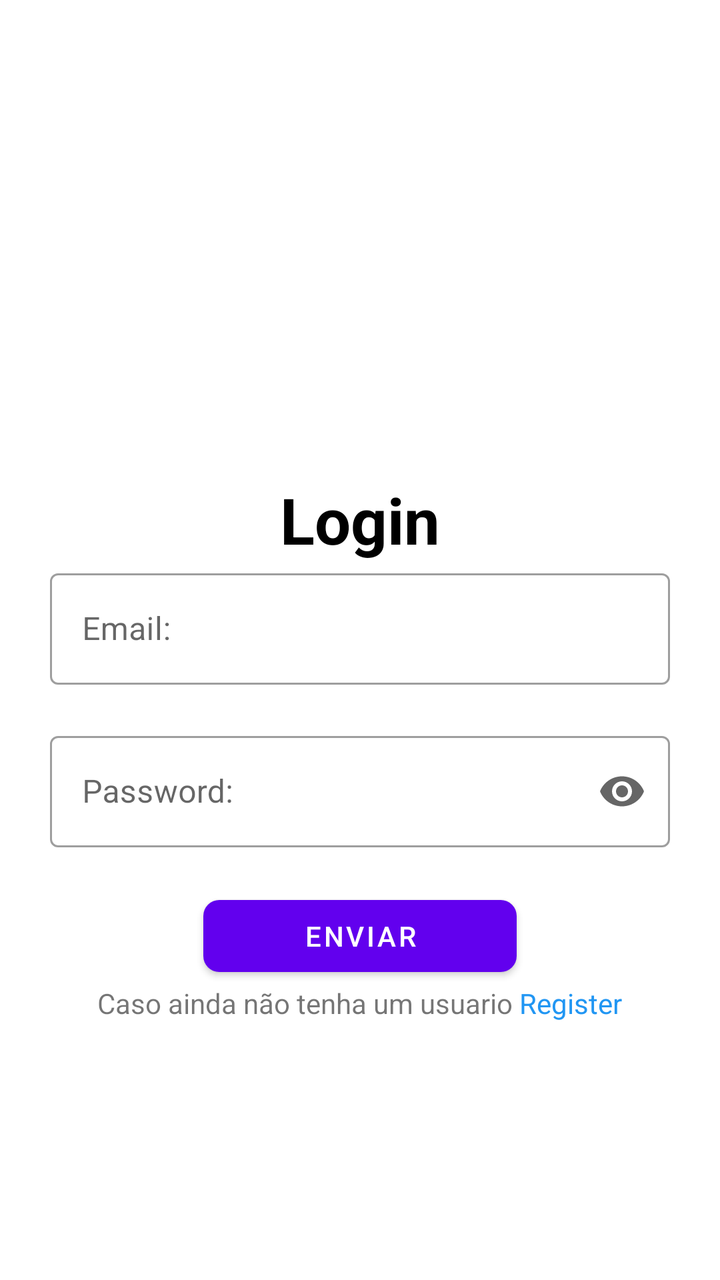
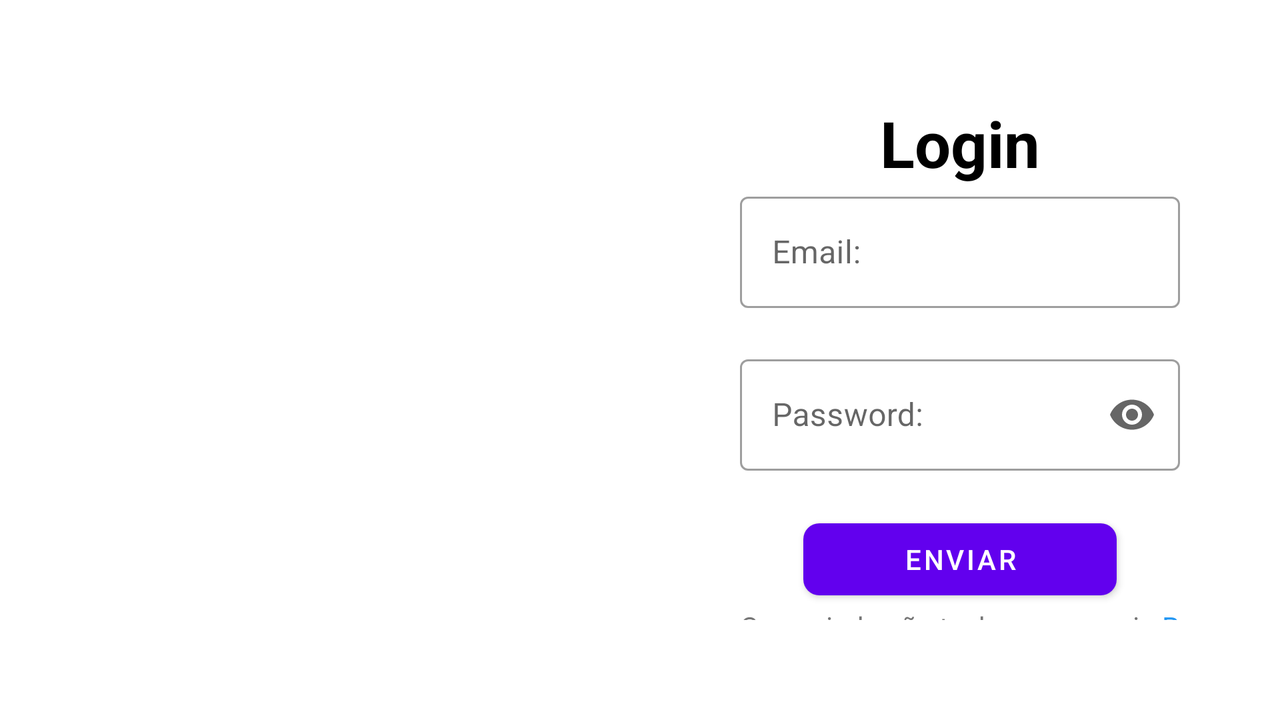

Compare how this app lays out the same screen by default and in its alternative resource folder. The renders come first, then the two layout files and the values they reference.
<!-- AndroidManifest.xml: application theme Theme.ProjetoLogin -->
<!-- res/layout/activity_login.xml -->
<?xml version="1.0" encoding="utf-8"?>
<LinearLayout xmlns:android="http://schemas.android.com/apk/res/android"
    xmlns:app="http://schemas.android.com/apk/res-auto"
    android:orientation="vertical"
    android:layout_width="match_parent"
    android:layout_height="match_parent">

    <LinearLayout
        android:layout_width="match_parent"
        android:layout_height="0dp"
        android:layout_weight="1">

        <ImageView
            android:src="@drawable/logo_android"
            android:layout_width="match_parent"
            android:layout_height="match_parent"
            android:layout_margin="50dp"/>

    </LinearLayout>
    <LinearLayout
        android:layout_width="match_parent"
        android:layout_height="0dp"
        android:layout_weight="2">

        <LinearLayout
            android:layout_width="match_parent"
            android:layout_height="match_parent"
            android:layout_margin="25dp"
            android:gravity="top|center"
            android:orientation="vertical">

            <TextView
                android:layout_width="match_parent"
                android:layout_height="wrap_content"
                android:textSize="32sp"
                android:textAlignment="center"
                android:textColor="@color/black"
                android:textStyle="bold"
                android:text="Login"/>

            <com.google.android.material.textfield.TextInputLayout
                style="?attr/textInputOutlinedStyle"
                android:id="@+id/edit_email"
                android:layout_width="match_parent"
                android:layout_height="wrap_content"
                app:errorEnabled="true"
                android:hint="Email:">

                <com.google.android.material.textfield.TextInputEditText
                    android:layout_width="match_parent"
                    android:layout_height="wrap_content"
                    android:inputType="textEmailAddress"
                    />

            </com.google.android.material.textfield.TextInputLayout>

            <com.google.android.material.textfield.TextInputLayout
                style="?attr/textInputOutlinedStyle"
                android:id="@+id/edit_password"
                android:layout_width="match_parent"
                android:layout_height="wrap_content"
                app:endIconMode="password_toggle"
                app:errorEnabled="true"
                android:hint="Password:">

                <com.google.android.material.textfield.TextInputEditText
                    android:layout_width="match_parent"
                    android:layout_height="wrap_content"
                    android:inputType="textPassword"
                    />

            </com.google.android.material.textfield.TextInputLayout>

            <Button
                android:id="@+id/btn_enviar"
                android:layout_width="wrap_content"
                android:layout_height="wrap_content"
                android:text="Enviar"
                app:cornerRadius="8dp"
                android:paddingStart="50dp"
                android:paddingEnd="50dp"
                android:checkable="true"/>
            <LinearLayout
                android:orientation="horizontal"
                android:layout_width="wrap_content"
                android:layout_height="wrap_content">

                <TextView
                    android:text="Caso ainda não tenha um usuario "
                    android:layout_width="wrap_content"
                    android:layout_height="wrap_content"/>
                <TextView
                    android:text="Register"
                    android:onClick="onRegister"
                    android:textColor="@color/blue"
                    android:layout_width="wrap_content"
                    android:layout_height="wrap_content"/>

            </LinearLayout>


        </LinearLayout>


    </LinearLayout>

</LinearLayout>
<!-- resources referenced by this layout -->
<resources>
  <color name="black">#FF000000</color>
  <color name="blue">#2196F3</color>
  <style name="Theme.ProjetoLogin" parent="Theme.MaterialComponents.DayNight.NoActionBar">
          
          <item name="colorPrimary">@color/purple_500</item>
          <item name="colorPrimaryVariant">@color/purple_700</item>
          <item name="colorOnPrimary">@color/white</item>
          
          <item name="colorSecondary">@color/teal_200</item>
          <item name="colorSecondaryVariant">@color/teal_700</item>
          <item name="colorOnSecondary">@color/black</item>
          
          <item name="android:statusBarColor">?attr/colorPrimaryVariant</item>
          
      </style>
  <color name="purple_500">#FF6200EE</color>
  <color name="purple_700">#FF3700B3</color>
  <color name="white">#FFFFFFFF</color>
  <color name="teal_200">#FF03DAC5</color>
  <color name="teal_700">#FF018786</color>
</resources>
<!-- res/layout-land/activity_login.xml (the repository's variant of the layout above) -->
<!-- drawn on the phone turned sideways -->
<?xml version="1.0" encoding="utf-8"?>
<LinearLayout xmlns:android="http://schemas.android.com/apk/res/android"
    xmlns:app="http://schemas.android.com/apk/res-auto"
    android:orientation="horizontal"
    android:layout_width="match_parent"
    android:layout_height="match_parent">

    <LinearLayout
        android:layout_width="0dp"
        android:layout_height="match_parent"
        android:layout_weight="1">

        <ImageView
            android:src="@drawable/logo_android"
            android:layout_width="match_parent"
            android:layout_height="match_parent"
            android:layout_margin="100dp"/>

    </LinearLayout>
    <LinearLayout
        android:layout_width="0dp"
        android:layout_height="match_parent"
        android:layout_weight="1">

        <LinearLayout
            android:layout_width="match_parent"
            android:layout_height="match_parent"
            android:layout_margin="50dp"
            android:gravity="center"
            android:orientation="vertical">

            <TextView
                android:layout_width="match_parent"
                android:layout_height="wrap_content"
                android:textSize="32sp"
                android:textAlignment="center"
                android:textColor="@color/black"
                android:textStyle="bold"
                android:text="Login"/>

            <com.google.android.material.textfield.TextInputLayout
                style="?attr/textInputOutlinedStyle"
                android:id="@+id/edit_email"
                android:layout_width="match_parent"
                android:layout_height="wrap_content"
                app:errorEnabled="true"
                android:hint="Email:">

                <com.google.android.material.textfield.TextInputEditText
                    android:layout_width="match_parent"
                    android:layout_height="wrap_content"
                    android:inputType="textEmailAddress"
                    />

            </com.google.android.material.textfield.TextInputLayout>

            <com.google.android.material.textfield.TextInputLayout
                style="?attr/textInputOutlinedStyle"
                android:id="@+id/edit_password"
                android:layout_width="match_parent"
                android:layout_height="wrap_content"
                app:endIconMode="password_toggle"
                app:errorEnabled="true"
                android:hint="Password:">

                <com.google.android.material.textfield.TextInputEditText
                    android:layout_width="match_parent"
                    android:layout_height="wrap_content"
                    android:inputType="textPassword"
                    />

            </com.google.android.material.textfield.TextInputLayout>

            <Button
                android:id="@+id/btn_enviar"
                android:layout_width="wrap_content"
                android:layout_height="wrap_content"
                android:text="Enviar"
                app:cornerRadius="8dp"
                android:paddingStart="50dp"
                android:paddingEnd="50dp"
                android:checkable="true"/>

            <LinearLayout
                android:orientation="horizontal"
                android:layout_width="wrap_content"
                android:layout_height="wrap_content">

                <TextView
                    android:text="Caso ainda não tenha um usuario "
                    android:layout_width="wrap_content"
                    android:layout_height="wrap_content"/>
                <TextView
                    android:text="Register"
                    android:onClick="onRegister"
                    android:textColor="@color/blue"
                    android:layout_width="wrap_content"
                    android:layout_height="wrap_content"/>

            </LinearLayout>


        </LinearLayout>

    </LinearLayout>

</LinearLayout>
